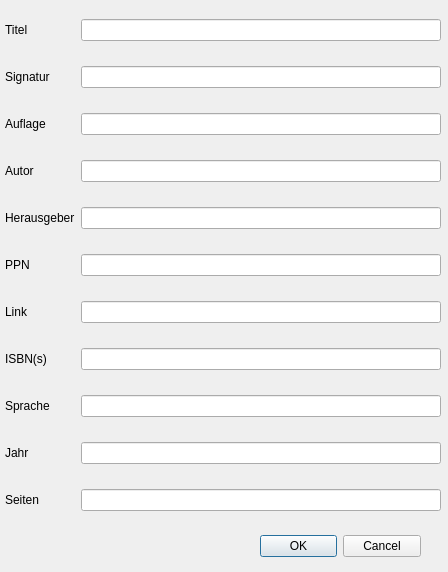
<?xml version="1.0" encoding="UTF-8"?>
<ui version="4.0">
 <class>Dialog</class>
 <widget class="QDialog" name="Dialog">
  <property name="geometry">
   <rect>
    <x>0</x>
    <y>0</y>
    <width>448</width>
    <height>572</height>
   </rect>
  </property>
  <property name="windowTitle">
   <string>Dialog</string>
  </property>
  <widget class="QDialogButtonBox" name="buttonBox">
   <property name="geometry">
    <rect>
     <x>260</x>
     <y>530</y>
     <width>161</width>
     <height>32</height>
    </rect>
   </property>
   <property name="orientation">
    <enum>Qt::Horizontal</enum>
   </property>
   <property name="standardButtons">
    <set>QDialogButtonBox::Cancel|QDialogButtonBox::Ok</set>
   </property>
  </widget>
  <widget class="QWidget" name="gridLayoutWidget">
   <property name="geometry">
    <rect>
     <x>0</x>
     <y>0</y>
     <width>441</width>
     <height>531</height>
    </rect>
   </property>
   <layout class="QGridLayout" name="gridLayout">
    <property name="sizeConstraint">
     <enum>QLayout::SetDefaultConstraint</enum>
    </property>
    <item row="10" column="1">
     <widget class="QLabel" name="label_10">
      <property name="text">
       <string>Seiten</string>
      </property>
     </widget>
    </item>
    <item row="0" column="1">
     <widget class="QLabel" name="label">
      <property name="text">
       <string>Titel</string>
      </property>
     </widget>
    </item>
    <item row="9" column="1">
     <widget class="QLabel" name="label_9">
      <property name="text">
       <string>Jahr</string>
      </property>
     </widget>
    </item>
    <item row="8" column="1">
     <widget class="QLabel" name="label_8">
      <property name="text">
       <string>Sprache</string>
      </property>
     </widget>
    </item>
    <item row="6" column="1">
     <widget class="QLabel" name="label_12">
      <property name="text">
       <string>Link</string>
      </property>
     </widget>
    </item>
    <item row="2" column="2">
     <widget class="QLineEdit" name="line_edition"/>
    </item>
    <item row="2" column="1">
     <widget class="QLabel" name="label_3">
      <property name="text">
       <string>Auflage</string>
      </property>
     </widget>
    </item>
    <item row="3" column="1">
     <widget class="QLabel" name="label_4">
      <property name="text">
       <string>Autor</string>
      </property>
     </widget>
    </item>
    <item row="6" column="2">
     <widget class="QLineEdit" name="line_link">
      <property name="cursor">
       <cursorShape>ArrowCursor</cursorShape>
      </property>
      <property name="readOnly">
       <bool>true</bool>
      </property>
     </widget>
    </item>
    <item row="4" column="1">
     <widget class="QLabel" name="label_5">
      <property name="text">
       <string>Herausgeber</string>
      </property>
     </widget>
    </item>
    <item row="7" column="1">
     <widget class="QLabel" name="label_7">
      <property name="text">
       <string>ISBN(s)</string>
      </property>
     </widget>
    </item>
    <item row="5" column="1">
     <widget class="QLabel" name="label_6">
      <property name="text">
       <string>PPN</string>
      </property>
     </widget>
    </item>
    <item row="1" column="1">
     <widget class="QLabel" name="label_2">
      <property name="text">
       <string>Signatur</string>
      </property>
     </widget>
    </item>
    <item row="8" column="0">
     <spacer name="horizontalSpacer">
      <property name="orientation">
       <enum>Qt::Horizontal</enum>
      </property>
      <property name="sizeType">
       <enum>QSizePolicy::Fixed</enum>
      </property>
      <property name="sizeHint" stdset="0">
       <size>
        <width>5</width>
        <height>20</height>
       </size>
      </property>
     </spacer>
    </item>
    <item row="0" column="2">
     <widget class="QLineEdit" name="line_title"/>
    </item>
    <item row="1" column="2">
     <widget class="QLineEdit" name="line_signature"/>
    </item>
    <item row="3" column="2">
     <widget class="QLineEdit" name="line_author"/>
    </item>
    <item row="8" column="2">
     <widget class="QLineEdit" name="line_lang"/>
    </item>
    <item row="5" column="2">
     <widget class="QLineEdit" name="line_ppn"/>
    </item>
    <item row="7" column="2">
     <widget class="QLineEdit" name="line_isbn"/>
    </item>
    <item row="9" column="2">
     <widget class="QLineEdit" name="line_year"/>
    </item>
    <item row="10" column="2">
     <widget class="QLineEdit" name="line_pages"/>
    </item>
    <item row="4" column="2">
     <widget class="QLineEdit" name="line_publisher"/>
    </item>
   </layout>
  </widget>
 </widget>
 <resources/>
 <connections>
  <connection>
   <sender>buttonBox</sender>
   <signal>accepted()</signal>
   <receiver>Dialog</receiver>
   <slot>accept()</slot>
   <hints>
    <hint type="sourcelabel">
     <x>248</x>
     <y>254</y>
    </hint>
    <hint type="destinationlabel">
     <x>157</x>
     <y>274</y>
    </hint>
   </hints>
  </connection>
  <connection>
   <sender>buttonBox</sender>
   <signal>rejected()</signal>
   <receiver>Dialog</receiver>
   <slot>reject()</slot>
   <hints>
    <hint type="sourcelabel">
     <x>316</x>
     <y>260</y>
    </hint>
    <hint type="destinationlabel">
     <x>286</x>
     <y>274</y>
    </hint>
   </hints>
  </connection>
 </connections>
</ui>
